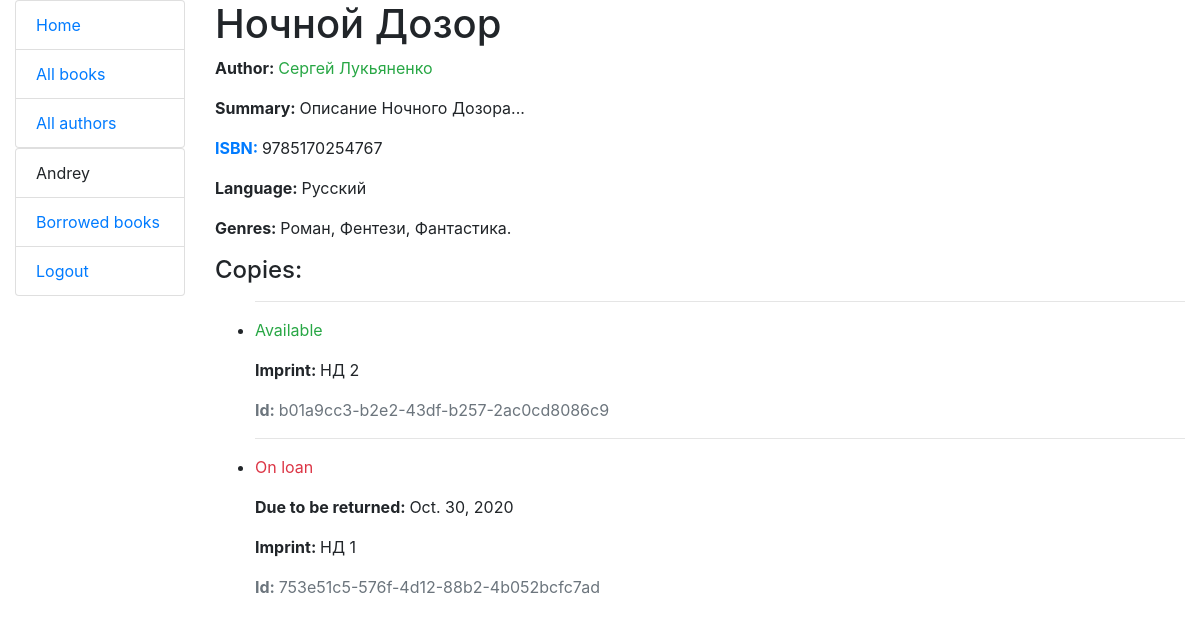
Page /catalog/books/1 (signed in) on the earlier database version.
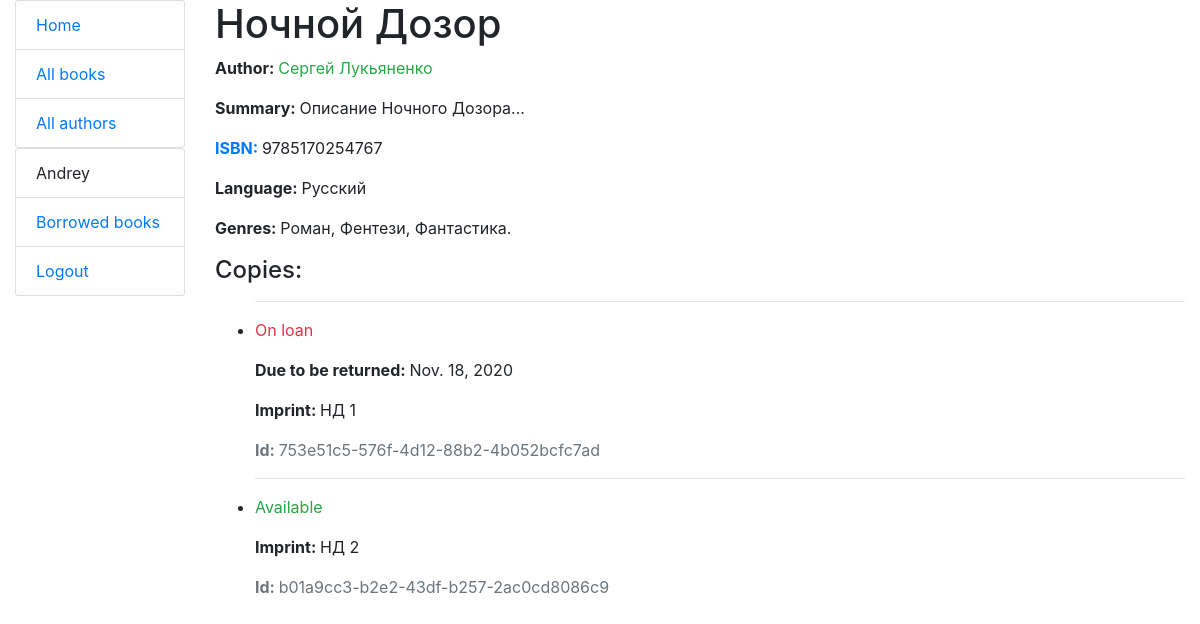
Same page on the later database version.
### catalog/models.py (models this page shows, shortened)
class Genre(models.Model):
    name = models.CharField(max_length=50, help_text="Enter a book genre here")
    def __str__(self):
        return self.name

class BookInstance(models.Model):
    id = models.UUIDField(primary_key=True, default=uuid.uuid4,
                          help_text="Unique ID for this particular book across whole library")
    book = models.ForeignKey(Book, on_delete=models.SET_NULL, null=True)
    imprint = models.CharField(max_length=200)
    due_back = models.DateField(null=True, blank=True)
    borrower = models.ForeignKey(User, on_delete=models.SET_NULL, blank=True, null=True)
    LOAN_STATUS = (
        ('m', 'Maintenance'),
        ('o', 'On loan'),
        ('a', 'Available'),
        ('r', 'Reserved'),
    )
    status = models.CharField(max_length=1, choices=LOAN_STATUS, blank=True, default='m', help_text='Book availability')
    class Meta:
        ordering = ["due_back"]
        permissions = (('librarian', 'Can work with books'),)
    def get_status_display(self):
        return dict(self.LOAN_STATUS)[self.status]

### catalog/views.py (the view)
# urls.py: path('books/<pk>', views.BookDetailView.as_view(), name='book-detail'),
class BookDetailView(LoginRequiredMixin, DetailView):
    model = Book
    context_object_name = 'book'
    template_name = 'books/book_detail.html'

### catalog/models.py (called while the page is built)
    def get_absolute_url(self):
        return reverse('author-detail', args=[str(self.id)])

    def __str__(self):
        return '%s %s' % (self.first_name, self.last_name)

    def __str__(self):
        return self.name

### templates/books/book_detail.html (shortened to what this page needs)
{% extends 'basic.html' %}
{% block content %}
    <h1>{{ book.title }}</h1>
    <p><strong>Author: </strong><a class="text text-success" href="{{ book.author.get_absolute_url }}">{{ book.author }}</a></p>
    <p><strong>Summary: </strong>{{ book.summary }}</p>
    <p><strong><a href="https://www.isbn-international.org/content/what-isbn">ISBN: </a></strong>{{ book.isbn }}</p>
    <p><strong>Language: </strong>{{ book.language }}</p>
    <p>
        <strong>Genres: </strong>
        {% for genre in book.genre.all %}
            {{ genre }}{% if not forloop.last %},{% else %}.{% endif %}
        {% endfor %}
    </p>
    <h4>Copies:</h4>
    <ul>
    {% for instance in book.bookinstance_set.all %}
        <hr>
        <li>
            <p class="{% if instance.status == 'a' %}text-success{% elif instance.status == 'o' %}text-danger{% else %}text-warning{% endif %}">
                {{ instance.get_status_display }}
            </p>
            {% if instance.status != 'a' %}
                <p><strong>Due to be returned: </strong>{{ instance.due_back }}</p>
            {% endif %}
            <p><strong>Imprint: </strong>{{ instance.imprint }}</p>
            <p class="text-muted"><strong>Id: </strong>{{ instance.id }}</p>
        </li>
    {% endfor %}
    </ul>
{% endblock %}

Differences in the rows shown:
changed BookInstance "On loan": due_back "Oct. 30, 2020" → "Nov. 18, 2020"; moves up the list
